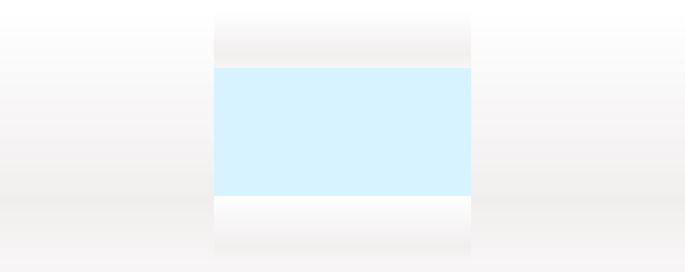
<?xml version="1.0" encoding="UTF-8"?>
<ui version="4.0">
 <class>SimulatedUIWidgetI6X</class>
 <widget class="QWidget" name="SimulatedUIWidgetI6X">
  <property name="geometry">
   <rect>
    <x>0</x>
    <y>0</y>
    <width>685</width>
    <height>272</height>
   </rect>
  </property>
  <property name="sizePolicy">
   <sizepolicy hsizetype="Fixed" vsizetype="Fixed">
    <horstretch>0</horstretch>
    <verstretch>0</verstretch>
   </sizepolicy>
  </property>
  <property name="minimumSize">
   <size>
    <width>685</width>
    <height>272</height>
   </size>
  </property>
  <property name="maximumSize">
   <size>
    <width>685</width>
    <height>272</height>
   </size>
  </property>
  <property name="windowTitle">
   <string notr="true">Flysky I6X Simulator</string>
  </property>
  <property name="styleSheet">
   <string notr="true">background-color: qlineargradient(spread:reflect, x1:0, y1:0, x2:0, y2:1, stop:0 rgba(255, 255, 255, 255), stop:0.757062 rgba(241, 238, 238, 255), stop:1 rgba(247, 245, 245, 255));</string>
  </property>
  <layout class="QGridLayout" name="gridLayout">
   <property name="leftMargin">
    <number>0</number>
   </property>
   <property name="topMargin">
    <number>0</number>
   </property>
   <property name="rightMargin">
    <number>0</number>
   </property>
   <property name="bottomMargin">
    <number>0</number>
   </property>
   <property name="spacing">
    <number>0</number>
   </property>
   <item row="1" column="0" rowspan="3">
    <widget class="ButtonsWidget" name="leftbuttons" native="true">
     <property name="sizePolicy">
      <sizepolicy hsizetype="Fixed" vsizetype="Fixed">
       <horstretch>0</horstretch>
       <verstretch>0</verstretch>
      </sizepolicy>
     </property>
     <property name="minimumSize">
      <size>
       <width>214</width>
       <height>252</height>
      </size>
     </property>
     <property name="maximumSize">
      <size>
       <width>214</width>
       <height>252</height>
      </size>
     </property>
     <property name="styleSheet">
      <string notr="true">background:url(:/images/simulator/I6X/left.png);</string>
     </property>
    </widget>
   </item>
   <item row="2" column="1">
    <widget class="LcdWidget" name="lcd" native="true">
     <property name="sizePolicy">
      <sizepolicy hsizetype="Fixed" vsizetype="Fixed">
       <horstretch>0</horstretch>
       <verstretch>0</verstretch>
      </sizepolicy>
     </property>
     <property name="minimumSize">
      <size>
       <width>257</width>
       <height>148</height>
      </size>
     </property>
     <property name="maximumSize">
      <size>
       <width>257</width>
       <height>148</height>
      </size>
     </property>
     <property name="styleSheet">
      <string notr="true">background-color: rgb(215, 243, 255);</string>
     </property>
    </widget>
   </item>
   <item row="0" column="0" colspan="3">
    <widget class="QLabel" name="label">
     <property name="sizePolicy">
      <sizepolicy hsizetype="Preferred" vsizetype="Fixed">
       <horstretch>0</horstretch>
       <verstretch>0</verstretch>
      </sizepolicy>
     </property>
     <property name="minimumSize">
      <size>
       <width>0</width>
       <height>10</height>
      </size>
     </property>
     <property name="maximumSize">
      <size>
       <width>16777215</width>
       <height>12</height>
      </size>
     </property>
     <property name="baseSize">
      <size>
       <width>0</width>
       <height>12</height>
      </size>
     </property>
     <property name="styleSheet">
      <string notr="true">background-color: rgb(255, 255, 255);</string>
     </property>
     <property name="text">
      <string notr="true"/>
     </property>
    </widget>
   </item>
   <item row="3" column="1">
    <widget class="QWidget" name="bottom" native="true">
     <property name="sizePolicy">
      <sizepolicy hsizetype="Fixed" vsizetype="Fixed">
       <horstretch>0</horstretch>
       <verstretch>0</verstretch>
      </sizepolicy>
     </property>
     <property name="minimumSize">
      <size>
       <width>257</width>
       <height>66</height>
      </size>
     </property>
     <property name="maximumSize">
      <size>
       <width>257</width>
       <height>66</height>
      </size>
     </property>
     <property name="styleSheet">
      <string notr="true">background:url(:/images/simulator/I6X/bottom.png)</string>
     </property>
    </widget>
   </item>
   <item row="1" column="1">
    <widget class="QWidget" name="top" native="true">
     <property name="sizePolicy">
      <sizepolicy hsizetype="Fixed" vsizetype="Fixed">
       <horstretch>0</horstretch>
       <verstretch>0</verstretch>
      </sizepolicy>
     </property>
     <property name="minimumSize">
      <size>
       <width>257</width>
       <height>58</height>
      </size>
     </property>
     <property name="maximumSize">
      <size>
       <width>257</width>
       <height>58</height>
      </size>
     </property>
     <property name="styleSheet">
      <string notr="true">background:url(:/images/simulator/I6X/top.png)</string>
     </property>
    </widget>
   </item>
   <item row="4" column="0" colspan="3">
    <widget class="QLabel" name="label_2">
     <property name="sizePolicy">
      <sizepolicy hsizetype="Preferred" vsizetype="Fixed">
       <horstretch>0</horstretch>
       <verstretch>0</verstretch>
      </sizepolicy>
     </property>
     <property name="minimumSize">
      <size>
       <width>0</width>
       <height>10</height>
      </size>
     </property>
     <property name="maximumSize">
      <size>
       <width>16777215</width>
       <height>10</height>
      </size>
     </property>
     <property name="styleSheet">
      <string notr="true">background-color: rgb(247, 245, 245);</string>
     </property>
     <property name="text">
      <string notr="true"/>
     </property>
    </widget>
   </item>
   <item row="1" column="2" rowspan="3">
    <widget class="ButtonsWidget" name="rightbuttons" native="true">
     <property name="sizePolicy">
      <sizepolicy hsizetype="Fixed" vsizetype="Fixed">
       <horstretch>0</horstretch>
       <verstretch>0</verstretch>
      </sizepolicy>
     </property>
     <property name="minimumSize">
      <size>
       <width>214</width>
       <height>252</height>
      </size>
     </property>
     <property name="maximumSize">
      <size>
       <width>214</width>
       <height>252</height>
      </size>
     </property>
     <property name="styleSheet">
      <string notr="true">background:url(:/images/simulator/I6X/right.png)</string>
     </property>
    </widget>
   </item>
  </layout>
 </widget>
 <customwidgets>
  <customwidget>
   <class>LcdWidget</class>
   <extends>QWidget</extends>
   <header>lcdwidget.h</header>
   <container>1</container>
  </customwidget>
  <customwidget>
   <class>ButtonsWidget</class>
   <extends>QWidget</extends>
   <header>buttonswidget.h</header>
   <container>1</container>
  </customwidget>
 </customwidgets>
 <resources/>
 <connections/>
</ui>
